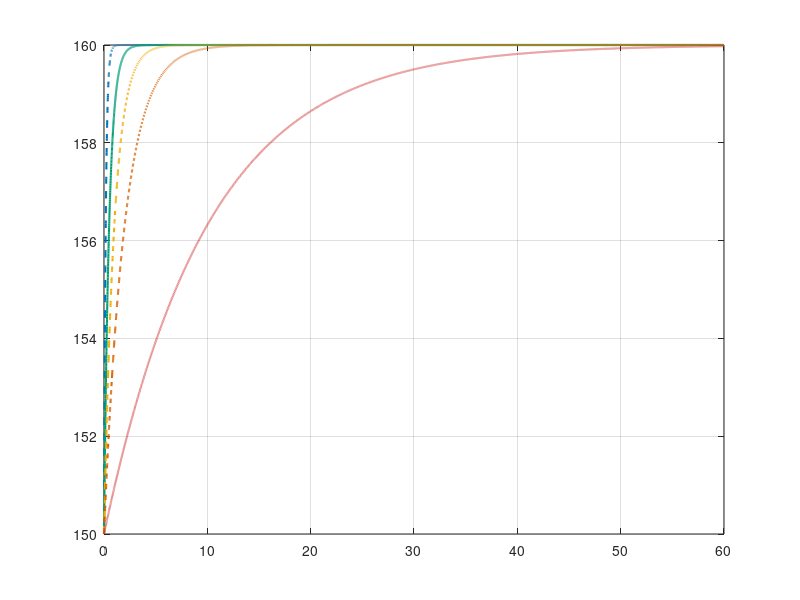

Recreate this plot in MATLAB. (Note: this script raises an error after producing the figure.)
%% test_tau_pressure.m
%
% Tests the pressure relaxation dynamics for a range of tau_P values.
% Solves only the scalar pressure ODE:
%
%   dP/dt = (P_in - P) / tau_P
%
% for a step change and a ramp input, comparing how tau_P shapes
% the pressure trajectory and the pressure-work term dP/dt.
%
% This script is self-contained — it does not call modelSFE or any
% other model function.
%
% Outputs:
%   Figure 1 — Pressure trajectory P(t) for step input
%   Figure 2 — Pressure rate dP/dt(t) for step input (energy source term)
%   Figure 3 — Pressure trajectory P(t) for ramp input
%   Figure 4 — Pressure rate dP/dt(t) for ramp input
%   Figure 5 — Cumulative pressure work integral (total energy deposited)
%
% Reference: Section 3.2.6 of dissertation

clear; clc; close all;

%% =========================================================
%  Simulation parameters
%% =========================================================

% Pressure setpoints [bar]
P0    = 150;    % initial pressure
P_in  = 160;    % target pressure (step change of 10 bar)

% Total simulation time [s]
t_end = 3600;   % 1 hour, representative of extraction duration

% Tau values to compare [s]
% Includes: current implementation (600 s = 10 min),
%           recommended value (30 s),
%           and bracketing values for sensitivity
tau_values  = [10, 30, 60, 120, 600];
tau_labels  = {'$\tau$ = 10 s', '$\tau$ = 30 s', '$\tau$ = 60 s', ...
               '$\tau$ = 120 s', '$\tau$ = 600 s'};

% Colours for each tau (colorblind-friendly palette)
colours = [
    0.00, 0.45, 0.70;   % blue       — 10 s
    0.00, 0.62, 0.45;   % green      — 30 s  (recommended)
    0.94, 0.67, 0.00;   % yellow     — 60 s
    0.84, 0.37, 0.00;   % orange     — 120 s
    0.80, 0.10, 0.10;   % red        — 600 s (current)
];

% Line styles: recommended value (30 s) is solid bold, others dashed
line_styles = {'--', '-', '--', '--', ':'};
line_widths = [1.5, 1.5, 1.5, 1.5, 1.5];

% Bed porosity (for pressure-work term phi * dP/dt)
phi = 0.4;

% Ramp duration for ramp-input scenario [s]
t_ramp = 300;   % pressure ramp over 5 minutes

%% =========================================================
%  Analytical solution for step input
%  P(t) = P_in + (P0 - P_in) * exp(-t/tau)
%  dPdt(t) = (P_in - P0)/tau * exp(-t/tau)
%% =========================================================

t = linspace(0, t_end, 10000)';

% --- Figure 1: Pressure trajectory — step input ---
fig1 = figure('Name', 'Pressure trajectory (step input)', ...
              'Units', 'centimeters', 'Position', [2 2 18 10]);
hold on; box on; grid on;

for k = 1:numel(tau_values)
    tau = tau_values(k);
    P_t = P_in + (P0 - P_in) .* exp(-t ./ tau);
    plot(t/60, P_t, ...
        'Color',     colours(k,:),    ...
        'LineStyle', line_styles{k},  ...
        'LineWidth', line_widths(k));
end

% Reference lines
yline(P_in, 'k--', 'LineWidth', 1);
yline(P0,   'k:',  'LineWidth', 1);

% Mark 63.2% point for each tau (time constant definition)
for k = 1:numel(tau_values)
    tau = tau_values(k);
    P_63 = P0 + 0.632 * (P_in - P0);
    if tau/60 <= t_end/60
        plot(tau/60, P_63, 'o', 'Color', colours(k,:), ...
             'MarkerSize', 6, 'MarkerFaceColor', colours(k,:));
    end
end

xlabel('Time  [min]', 'FontSize', 11);
ylabel('Pressure  [bar]', 'FontSize', 11);
%title('Pressure relaxation — step input', 'FontSize', 12);
legend(tau_labels, 'Location', 'northoutside', 'FontSize', 12, NumColumns=5, Box='off');
xlim([0 t_end/60]);
ylim([P0-1, P_in+1]);
set(gca, 'FontSize', 16);
print('P_dynamics.png','-dpng', '-r500'); close all

% Inset: zoom on first 10 minutes to show differences
%{
axes('Position', [0.55 0.20 0.32 0.38]);
hold on; box on; grid on;
t_zoom = linspace(0, 600, 2000)';
for k = 1:numel(tau_values)
    tau = tau_values(k);
    P_t = P_in + (P0 - P_in) .* exp(-t_zoom ./ tau);
    plot(t_zoom/60, P_t, ...
        'Color',     colours(k,:),    ...
        'LineStyle', line_styles{k},  ...
        'LineWidth', line_widths(k));
end
yline(P_in, 'k--', 'LineWidth', 0.8);
xlabel('Time [min]', 'FontSize', 8);
ylabel('P [bar]',    'FontSize', 8);
title('First 10 min', 'FontSize', 8);
xlim([0 10]); ylim([P0-2, P_in+2]);
set(gca, 'FontSize', 8);

% --- Figure 2: dP/dt — step input (energy source term) ---
fig2 = figure('Name', 'dP/dt (step input) — energy source term', ...
              'Units', 'centimeters', 'Position', [2 14 18 10]);
hold on; box on; grid on;

for k = 1:numel(tau_values)
    tau  = tau_values(k);
    dPdt = ((P_in - P0) / tau) .* exp(-t ./ tau);
    plot(t/60, phi .* dPdt, ...
        'Color',     colours(k,:),    ...
        'LineStyle', line_styles{k},  ...
        'LineWidth', line_widths(k));
end

yline(0, 'k-', 'LineWidth', 0.8);
xlabel('Time  [min]', 'FontSize', 11);
ylabel('\phi \cdot dP/dt  [bar/s]', 'FontSize', 11);
title('Pressure-work source term  \phi \cdot \partial P/\partial t — step input', ...
      'FontSize', 12);
legend(tau_labels, 'Location', 'northeast', 'FontSize', 9);
xlim([0 t_end/60]);
set(gca, 'FontSize', 10);

% Inset: zoom on first 5 minutes
axes('Position', [0.40 0.35 0.45 0.40]);
hold on; box on; grid on;
t_zoom2 = linspace(0, 300, 2000)';
for k = 1:numel(tau_values)
    tau  = tau_values(k);
    dPdt = ((P_in - P0) / tau) .* exp(-t_zoom2 ./ tau);
    plot(t_zoom2/60, phi .* dPdt, ...
        'Color',     colours(k,:),    ...
        'LineStyle', line_styles{k},  ...
        'LineWidth', line_widths(k));
end
xlabel('Time [min]', 'FontSize', 8);
ylabel('\phi \cdot dP/dt', 'FontSize', 8);
title('First 5 min', 'FontSize', 8);
xlim([0 5]);
set(gca, 'FontSize', 8);

%% =========================================================
%  Ramp input scenario
%  P_in(t) = P0 + (P_in - P0) * min(t/t_ramp, 1)
%  Analytical ODE solution via convolution (numerical)
%% =========================================================

% Solve numerically using ode45 for each tau
ode_opts = odeset('RelTol', 1e-8, 'AbsTol', 1e-10);

t_span = [0, t_end];
P_ramp_solutions = cell(numel(tau_values), 1);
t_ode            = cell(numel(tau_values), 1);

for k = 1:numel(tau_values)
    tau = tau_values(k);

    % Ramp input function
    P_in_ramp = @(t_now) P0 + (P_in - P0) .* min(t_now ./ t_ramp, 1);

    % ODE: dP/dt = (P_in(t) - P) / tau
    ode_rhs = @(t_now, P_now) (P_in_ramp(t_now) - P_now) ./ tau;

    [t_sol, P_sol] = ode45(ode_rhs, t_span, P0, ode_opts);

    t_ode{k}            = t_sol;
    P_ramp_solutions{k} = P_sol;
end

% --- Figure 3: Pressure trajectory — ramp input ---
fig3 = figure('Name', 'Pressure trajectory (ramp input)', ...
              'Units', 'centimeters', 'Position', [22 2 18 10]);
hold on; box on; grid on;

% Plot ideal ramp reference
t_ref  = linspace(0, t_end, 10000)';
P_ref  = P0 + (P_in - P0) .* min(t_ref ./ t_ramp, 1);
plot(t_ref/60, P_ref, 'k-', 'LineWidth', 1.2, 'DisplayName', ...
     sprintf('Ideal ramp (t_{ramp} = %d s)', t_ramp));

for k = 1:numel(tau_values)
    plot(t_ode{k}/60, P_ramp_solutions{k}, ...
        'Color',     colours(k,:),    ...
        'LineStyle', line_styles{k},  ...
        'LineWidth', line_widths(k),  ...
        'DisplayName', tau_labels{k});
end

yline(P_in, 'k--', 'P_{in} = 200 bar', ...
      'LabelHorizontalAlignment', 'left', 'LineWidth', 1);

xlabel('Time  [min]', 'FontSize', 11);
ylabel('Pressure  [bar]', 'FontSize', 11);
title(sprintf('Pressure relaxation — ramp input (t_{ramp} = %d s)', t_ramp), ...
      'FontSize', 12);
legend('Location', 'southeast', 'FontSize', 9);
xlim([0 t_end/60]);
ylim([P0 - 5, P_in + 5]);
set(gca, 'FontSize', 10);

% Inset: zoom on ramp region
axes('Position', [0.55 0.20 0.32 0.38]);
hold on; box on; grid on;
for k = 1:numel(tau_values)
    idx = t_ode{k} <= 600;
    plot(t_ode{k}(idx)/60, P_ramp_solutions{k}(idx), ...
        'Color',     colours(k,:),    ...
        'LineStyle', line_styles{k},  ...
        'LineWidth', line_widths(k));
end
t_ref_zoom = linspace(0, 600, 1000)';
P_ref_zoom = P0 + (P_in - P0) .* min(t_ref_zoom ./ t_ramp, 1);
plot(t_ref_zoom/60, P_ref_zoom, 'k-', 'LineWidth', 1.2);
xlabel('Time [min]', 'FontSize', 8);
ylabel('P [bar]',    'FontSize', 8);
title('Ramp region', 'FontSize', 8);
xlim([0 10]); ylim([P0-2, P_in+2]);
set(gca, 'FontSize', 8);

% --- Figure 4: dP/dt — ramp input ---
fig4 = figure('Name', 'dP/dt (ramp input) — energy source term', ...
              'Units', 'centimeters', 'Position', [22 14 18 10]);
hold on; box on; grid on;

for k = 1:numel(tau_values)
    tau = tau_values(k);

    % Numerically differentiate the ODE solution
    t_sol = t_ode{k};
    P_sol = P_ramp_solutions{k};
    dPdt_sol = gradient(P_sol, t_sol);

    plot(t_sol/60, phi .* dPdt_sol, ...
        'Color',     colours(k,:),    ...
        'LineStyle', line_styles{k},  ...
        'LineWidth', line_widths(k),  ...
        'DisplayName', tau_labels{k});
end

% Ideal ramp dP/dt
dPdt_ideal_during = (P_in - P0) / t_ramp;
plot([0, t_ramp/60], phi .* [dPdt_ideal_during, dPdt_ideal_during], ...
     'k-', 'LineWidth', 1.2, 'DisplayName', 'Ideal ramp');
plot([t_ramp/60, t_end/60], [0, 0], 'k-', 'LineWidth', 1.2, ...
     'HandleVisibility', 'off');

yline(0, 'k-', 'LineWidth', 0.8, 'HandleVisibility', 'off');
xlabel('Time  [min]', 'FontSize', 11);
ylabel('\phi \cdot dP/dt  [bar/s]', 'FontSize', 11);
title('Pressure-work source term  \phi \cdot \partial P/\partial t — ramp input', ...
      'FontSize', 12);
legend('Location', 'northeast', 'FontSize', 9);
xlim([0 t_end/60]);
set(gca, 'FontSize', 10);

%% =========================================================
%  Figure 5: Cumulative pressure work — step input
%  Integral of phi * dP/dt from 0 to t
%  Should converge to phi * Delta_P for all tau
%% =========================================================

fig5 = figure('Name', 'Cumulative pressure work', ...
              'Units', 'centimeters', 'Position', [44 2 18 10]);
hold on; box on; grid on;

t_fine = linspace(0, t_end, 50000)';

for k = 1:numel(tau_values)
    tau  = tau_values(k);
    dPdt = ((P_in - P0) / tau) .* exp(-t_fine ./ tau);

    % Cumulative integral using trapezoidal rule
    cum_work = cumtrapz(t_fine, phi .* dPdt);

    plot(t_fine/60, cum_work, ...
        'Color',     colours(k,:),    ...
        'LineStyle', line_styles{k},  ...
        'LineWidth', line_widths(k));
end

% Theoretical asymptote: phi * Delta_P
yline(phi * (P_in - P0), 'k--', ...
      sprintf('\\phi \\cdot \\Delta P = %.0f bar', phi*(P_in-P0)), ...
      'LabelHorizontalAlignment', 'left', 'LineWidth', 1.2);

xlabel('Time  [min]', 'FontSize', 11);
ylabel('\int \phi \cdot dP/dt \, dt  [bar]', 'FontSize', 11);
title('Cumulative pressure-work energy deposition — step input', 'FontSize', 12);
legend(tau_labels, 'Location', 'southeast', 'FontSize', 9);
xlim([0 t_end/60]);
ylim([0, phi*(P_in-P0)*1.15]);
set(gca, 'FontSize', 10);

%% =========================================================
%  Summary table printed to console
%% =========================================================

fprintf('\n');
fprintf('%-30s  %8s  %12s  %12s  %12s\n', ...
    'Scenario', 'tau [s]', 't_95%% [s]', ...
    'Peak dPdt [bar/s]', 'Delta_P_work [bar]');
fprintf('%s\n', repmat('-', 1, 80));

for k = 1:numel(tau_values)
    tau         = tau_values(k);
    t_95        = -tau * log(0.05);          % time to reach 95% of setpoint
    peak_dPdt   = (P_in - P0) / tau;        % peak of dP/dt source term
    delta_work  = phi * (P_in - P0);        % total energy (same for all)

    fprintf('%-30s  %8.0f  %12.1f  %12.4f  %12.1f\n', ...
        tau_labels{k}, tau, t_95, peak_dPdt, delta_work);
end

fprintf('\n');
fprintf('Note: total cumulative pressure work is identical for all tau.\n');
fprintf('      tau affects only the temporal distribution of energy deposition.\n\n');

%% =========================================================
%  Time-scale comparison
%% =========================================================

fprintf('--- Time-scale comparison ---\n');
tau_conv  = 1000;   % convective residence time [s], order of magnitude
tau_eq    = 10;     % LTE equilibration time [s]
tau_ext   = 3600;   % total extraction time [s]

fprintf('  LTE equilibration time:       tau_eq   = %5.0f s\n', tau_eq);
fprintf('  Convective residence time:    tau_conv  = %5.0f s\n', tau_conv);
fprintf('  Total extraction time:        t_f       = %5.0f s\n', tau_ext);
fprintf('  Defensible window for tau_P:  (%d, %d) s\n\n', tau_eq, tau_conv/10);

for k = 1:numel(tau_values)
    tau = tau_values(k);
    Pi  = tau / tau_conv;
    if tau > tau_eq && tau < tau_conv/10
        status = 'WITHIN defensible window';
    elseif tau <= tau_eq
        status = 'TOO FAST — violates LTE';
    else
        status = 'TOO SLOW — violates quasi-static P assumption';
    end
    fprintf('  tau = %4.0f s  (Pi = tau/tau_conv = %.3f)  ->  %s\n', ...
            tau, Pi, status);
end
fprintf('\n');

%}
